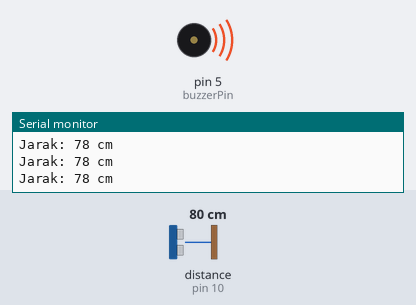
A sketch run on a simulated Arduino Nano, built with avr-gcc and run on an emulated ATmega328P. Shown: buzzer (waves = sounding), the last lines printed to the serial monitor. Wiring (from diagram.json): ultrasonic range finder: trigger pin 9; echo pin 10. The inputs (shaded band) are chosen by the test bench; at power-on: distance to the obstacle (sensor on pin 10) 80 cm. The echo pulse lasts 58.3 µs per cm.

Above: at 1.2 s.
1.3 s: distance to the obstacle (sensor on pin 10) set to 100 cm
2.8 s: distance to the obstacle (sensor on pin 10) set to 107 cm
At 3.5 s:
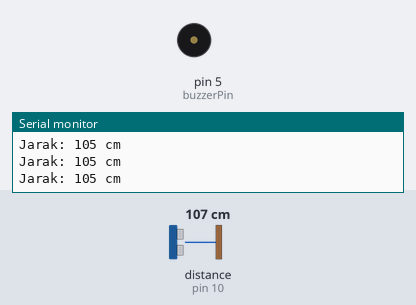
4.3 s: distance to the obstacle (sensor on pin 10) set to 2 cm
At 4.9 s:
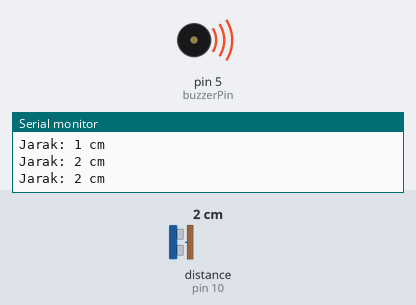
5.8 s: distance to the obstacle (sensor on pin 10) set to 120 cm
At 6.6 s:
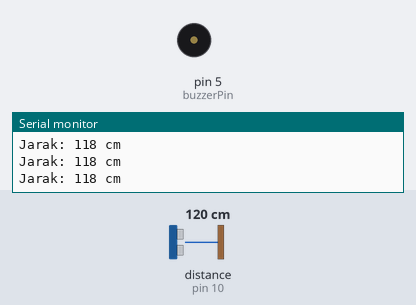
Timing chart, 0 to 8.4 s (numbered marks = the images above; inputs shaded):
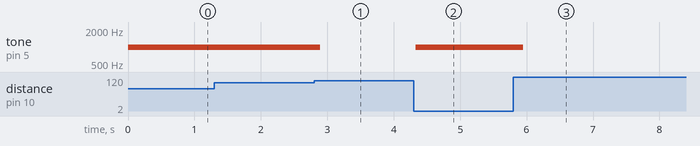

Measured:
- the behaviour switches between 102 and 103 cm on distance to the obstacle (sensor on pin 10) (found by bisection; images 0 and 1)
- after the input at 2.8 s, tone on pin 5 (buzzerPin): 1000 Hz → silent after 0.09 s
- after the input at 4.3 s, tone on pin 5 (buzzerPin): silent → 1000 Hz at once
- after the input at 5.8 s, tone on pin 5 (buzzerPin): 1000 Hz → silent after 0.15 s

The sketch:

sketch.ino
```cpp
const int trigPin = 9;
const int echoPin = 10;
const int buzzerPin = 5;

long duration;
int distance;

void setup() {
  Serial.begin(9600);

  pinMode(trigPin, OUTPUT);
  pinMode(echoPin, INPUT);
  pinMode(buzzerPin, OUTPUT);

  Serial.println("Kacamata Pintar Start");
}

void loop() {
  digitalWrite(trigPin, LOW);
  delayMicroseconds(2);
  digitalWrite(trigPin, HIGH);
  delayMicroseconds(10);
  digitalWrite(trigPin, LOW);

  duration = pulseIn(echoPin, HIGH);
  // Serial.print("Duration: ");
  // Serial.println(duration);


  distance = duration * 0.034 / 2;

  Serial.print("Jarak: ");
  Serial.print(distance);
  Serial.println(" cm");

  if(distance  <= 100 && distance > 0){
    tone(buzzerPin, 1000);
  }else{
    noTone(buzzerPin);
  }

  delay(200);

}
```
